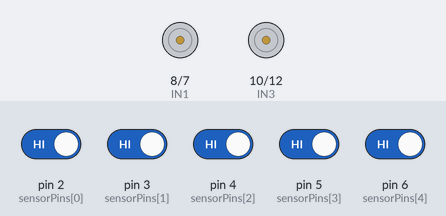
Simulated run of this sketch. Board: Arduino Uno, built with avr-gcc and run on an emulated ATmega328P. Shown: motor-driver pin pairs drawn as motors (green arrow = first pin HIGH = forward, orange = second pin HIGH = backward, longer = more drive, scaled by the enable pin). The inputs (shaded band) are chosen by the test bench; at power-on: pin 2 (sensorPins[0]), pin 3 (sensorPins[1]), pin 4 (sensorPins[2]), pin 5 (sensorPins[3]), pin 6 (sensorPins[4]) HIGH.

Above: at 1.2 s.
1.3 s: pin 2 (sensorPins[0]) driven LOW
At 1.6 s:
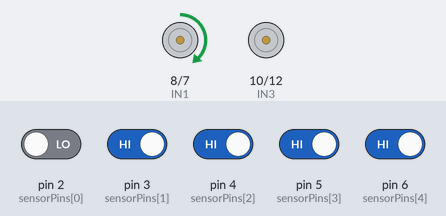
2.8 s: pin 3 (sensorPins[1]) driven LOW
At 4.0 s:
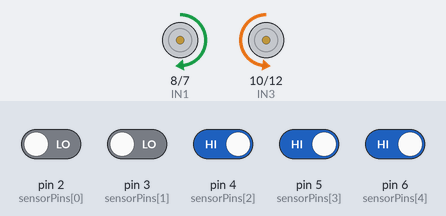
4.3 s: pin 3 (sensorPins[1]) driven HIGH
At 5.1 s:
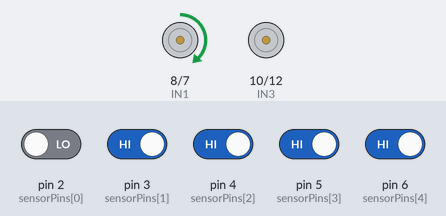
5.8 s: pin 2 (sensorPins[0]) driven HIGH
At 8.5 s:
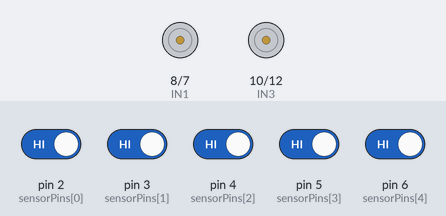
8.8 s: pin 4 (sensorPins[2]) driven LOW
At 9.8 s:
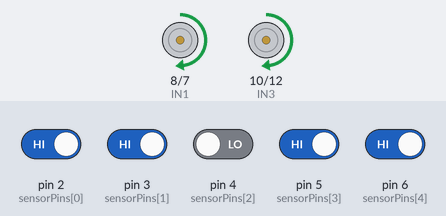
10.3 s: pin 5 (sensorPins[3]) driven LOW
At 11.0 s:
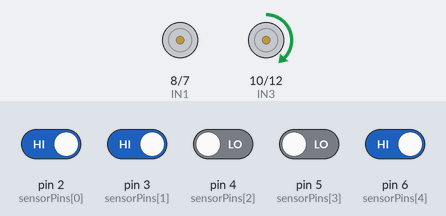
Timing chart, 0 to 12.8 s (numbered marks = the images above; inputs shaded):
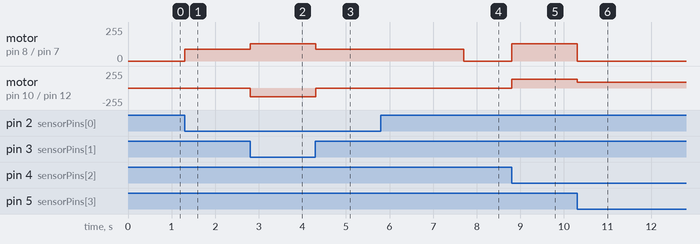

The sketch:

arduino_uno_basic_LFR.ino
```cpp
// Pin Definitions for L293 Motor Controller
const int ENA = 9; // PWM capable
const int ENB = 11;  // PWM capable
const int IN1 = 8;
const int IN2 = 7;
const int IN3 = 10;
const int IN4 = 12;

// Pin Definitions for IR Sensors
const int sensorPins[] = {2, 3, 4, 5, 6};
const int numSensors = 5;

// Variables
unsigned long lastLineDetectionTime = 0;
const unsigned long lineDetectionDelay = 2000; // 2 second

void initializeMotors() {
  pinMode(ENA, OUTPUT);
  pinMode(ENB, OUTPUT);
  pinMode(IN1, OUTPUT);
  pinMode(IN2, OUTPUT);
  pinMode(IN3, OUTPUT);
  pinMode(IN4, OUTPUT);
}

void initializeIRSensors() {
  for (int i = 0; i < numSensors; i++) {
    pinMode(sensorPins[i], INPUT);
  }
}

int readSensors() {
  int sensorValues = 0;
  for (int i = 0; i < numSensors; i++) {
    // Adjust the logic based on the sensors providing LOW (0V) for black lines
    if (digitalRead(sensorPins[i]) == LOW) {
      sensorValues |= 1 << i;
    }
  }
  return sensorValues;
}

void setMotorSpeed(int leftSpeed, int rightSpeed) {
  analogWrite(ENA, leftSpeed);
  analogWrite(ENB, rightSpeed);
}

void moveForward() {
  digitalWrite(IN1, HIGH);
  digitalWrite(IN2, LOW);
  digitalWrite(IN3, HIGH);
  digitalWrite(IN4, LOW);
}

void moveBackward() {
  digitalWrite(IN1, LOW);
  digitalWrite(IN2, HIGH);
  digitalWrite(IN3, LOW);
  digitalWrite(IN4, HIGH);
}

void turnLeft() {
  digitalWrite(IN1, HIGH);
  digitalWrite(IN2, LOW);
  digitalWrite(IN3, LOW);
  digitalWrite(IN4, HIGH);
}
void turnLeftOne() {
  digitalWrite(IN1, HIGH);
  digitalWrite(IN2, LOW);
  digitalWrite(IN3, LOW);
  digitalWrite(IN4, LOW);
}


void turnRight() {
  digitalWrite(IN1, LOW);
  digitalWrite(IN2, HIGH);
  digitalWrite(IN3, HIGH);
  digitalWrite(IN4, LOW);
}

void turnRightOne() {
  digitalWrite(IN1, LOW);
  digitalWrite(IN2, LOW);
  digitalWrite(IN3, HIGH);
  digitalWrite(IN4, LOW);
}

void stopMotors() {
  digitalWrite(IN1, LOW);
  digitalWrite(IN2, LOW);
  digitalWrite(IN3, LOW);
  digitalWrite(IN4, LOW);
}

void setup() {
  initializeMotors();
  initializeIRSensors();
  setMotorSpeed(130, 130); // Set initial motor speed
}

void loop() {
  int sensorValues = readSensors();

  // Implement logic to control the motors based on sensor readings
  // You can use the sensorValues to make decisions about which direction to move

  if (sensorValues & 0b00010) {
    // First sensor detects the line (90-degree turn detected)
    turnLeft();
    setMotorSpeed(130, 130); // Set motor speed for a left turn
    lastLineDetectionTime = millis(); // Update the last line detection time
  }else if(sensorValues & 0b00001 || sensorValues & 0b00011){
    turnLeftOne();
    setMotorSpeed(90, 90); // Set motor speed for a left turn
    lastLineDetectionTime = millis(); // Update the last line detection time
  }else if(sensorValues & 0b10000 || sensorValues & 0b11000){
    turnRightOne();
    setMotorSpeed(90, 90); // Set motor speed for a left turn
    lastLineDetectionTime = millis(); // Update the last line detection time
  } else if (sensorValues & 0b10000 || sensorValues & 0b01000) {
    // Fifth sensor detects the line (90-degree turn detected)
    turnRight();
    setMotorSpeed(130, 130); // Set motor speed for a right turn
    lastLineDetectionTime = millis(); // Update the last line detection time
  } else if (sensorValues & 0b00100 || sensorValues & 0b01110) {
    // Middle sensor detects the line
    moveForward();
    setMotorSpeed(130, 130); // Set motor speed for forward movement
    lastLineDetectionTime = millis(); // Update the last line detection time
  } else if (millis() - lastLineDetectionTime < lineDetectionDelay) {
    // Continue in the last direction for 1 second if no line is detected
    // You can adjust the delay as needed
    // You may also set the motors to stop after this time period
  } else {
    stopMotors(); // Stop if none of the conditions are met
  }

  delay(100); // Adjust the delay as needed to control the robot's speed
}
```

Measured:
- after the input at 1.3 s, motor on pin 8 (IN1) / pin 7 (IN2): stopped → forward 90/255 at once
- after the input at 2.8 s, motor on pin 8 (IN1) / pin 7 (IN2): forward 90/255 → forward 130/255 at once; motor on pin 10 (IN3) / pin 12 (IN4): stopped → backward 130/255 at once
- after the input at 4.3 s, motor on pin 8 (IN1) / pin 7 (IN2): forward 130/255 → forward 90/255 at once; motor on pin 10 (IN3) / pin 12 (IN4): backward 130/255 → stopped at once
- after the input at 5.8 s, motor on pin 8 (IN1) / pin 7 (IN2): forward 90/255 → stopped after 1.9 s
- after the input at 8.8 s, motor on pin 8 (IN1) / pin 7 (IN2), motor on pin 10 (IN3) / pin 12 (IN4): stopped → forward 130/255 at once
- after the input at 10.3 s, motor on pin 8 (IN1) / pin 7 (IN2): forward 130/255 → stopped at once; motor on pin 10 (IN3) / pin 12 (IN4): forward 130/255 → forward 90/255 at once
